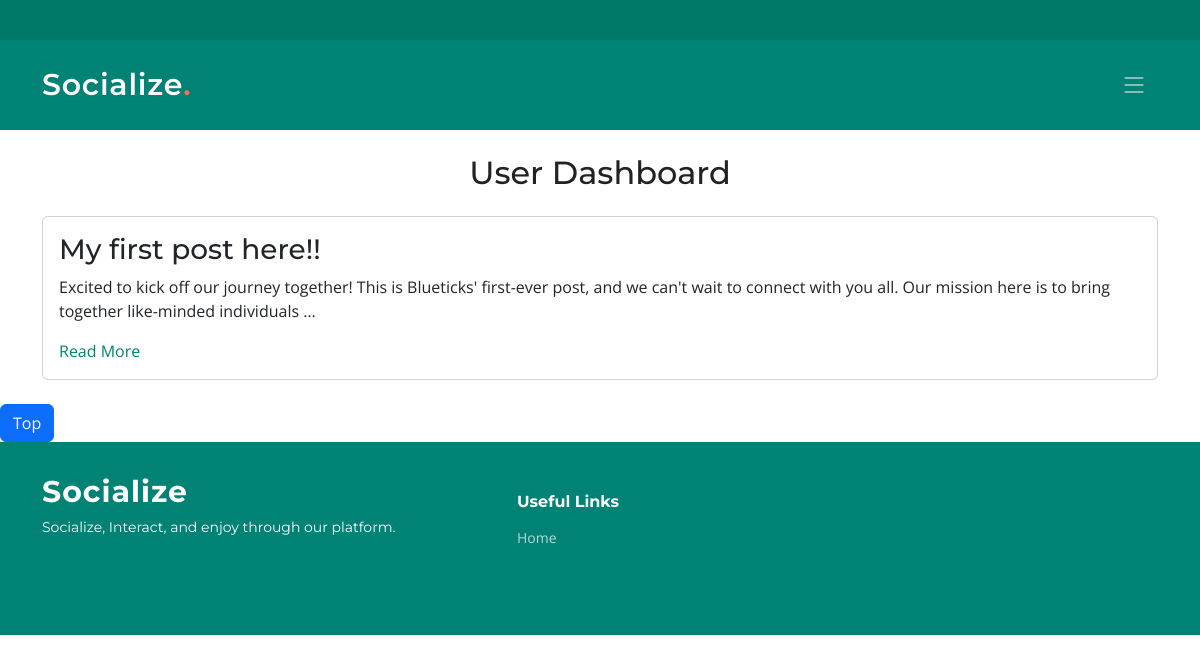
/user/dashboard/ (signed in), run on the app's committed database.
### app1/models.py (models this page shows, shortened)
class Post(models.Model):
    title = models.CharField(max_length=200)
    content = models.TextField()
    timestamp = models.DateTimeField(auto_now_add=True)

### app1/views.py (the view)
# urls.py: path('user/dashboard/', views.user_dashboard, name='user_dashboard'),
@login_required
@user_passes_test(is_normal_user)
def user_dashboard(request):
    posts = Post.objects.all()
    return render(request, 'user_dashboard.html', {'posts': posts})

### app1/views.py (called while the page is built)
def is_normal_user(user):
    return not user.is_staff

### template/user_dashboard.html (shortened to what this page needs)
{% extends "index.html" %}
{% load static %}
{% block body %}
<body>
    <div class="container mt-4">
        <h2 class="text-center mb-4">User Dashboard</h2>
        {% for post in posts %}
        <div class="post card mb-4">
            <div class="card-body">
                <h3 class="card-title">{{ post.title }}</h3>
                <p class="card-text">{{ post.content|truncatewords:30 }}</p>
                <a href="{% url 'post_detail' post.id %}" class="button">Read More</a>
            </div>
        </div>
        {% endfor %}
    </div>
    <button onclick="topFunction()" id="myBtn" class="btn btn-primary" title="Go to top">Top</button>
</body>
{% endblock body %}

### static/css/main.css (style rules this page uses)
:root { --font-default: "Open Sans", system-ui, -apple-system, "Segoe UI", Roboto, "Helvetica Neue", Arial, "Noto Sans", "Liberation Sans", sans-serif, "Apple Color Emoji", "Segoe UI Emoji", "Segoe UI Symbol", "Noto Color Emoji"; --font-primary: "Montserrat", sans-serif; --font-secondary: "Poppins", sans-serif; }
:root { --color-default: #222222; --color-primary: #008374; --color-secondary: #f85a40; }
:root { scroll-behavior: smooth; }
body { font-family: var(--font-default); color: var(--color-default); }
a { color: var(--color-primary); text-decoration: none; }
h1, h2, h3, h4, h5, h6 { font-family: var(--font-primary); }

### data on the page
Post: title "My first post here!!", content "Excited to kick off our journey together! This is Blueticks' first-ever post, and we can't wait to connect with you all. Our mission here is to bring together like-minded individuals …"
